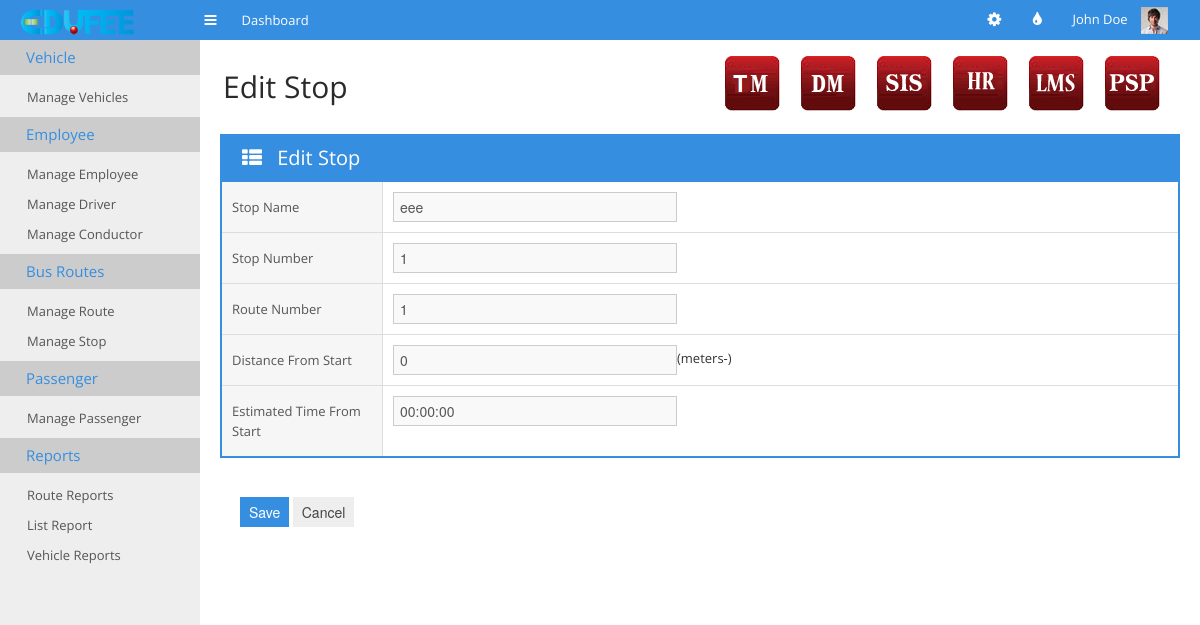
The app's page /tm-edit-stop.php?id=1 with its own data.
### tables this page shows
CREATE TABLE IF NOT EXISTS `tm_bus_stop` (
  `institute_id` int(11) NOT NULL,
  `name` text,
  `id` int(11) NOT NULL,
  `route` int(11) DEFAULT NULL,
  `distance` bigint(20) DEFAULT NULL,
  `estimated_time` time DEFAULT NULL,
  KEY `id` (`id`)
);

### tm-edit-stop.php (the view, shortened to what this page needs)
<?php
require_once "datas.php";
$dbconnection = connectSQL($dbdetails);
if(mysqli_connect_errno())
{
    echo "db_connection_fail";
}
else {
    if (isset($_GET['id'])) {
        $id = $_GET['id'];
        $query = "select * from tm_bus_stop where id=" . $id ."  limit 1";
        if ($result=$dbconnection->query($query)){
            if($result->num_rows==1) {
                $row = $result->fetch_array();
                ?>
<!doctype html>
<html>
<head>
    <link rel="stylesheet" href="css/bootstrap.min.css">
    <link rel="stylesheet" href="css/bootstrap-responsive.min.css">
    <link rel="stylesheet" href="css/plugins/jquery-ui/smoothness/jquery-ui.css">
    <link rel="stylesheet" href="css/plugins/jquery-ui/smoothness/jquery.ui.theme.css">
    <link rel="stylesheet" href="css/style.css">
    <link rel="stylesheet" href="css/themes.css">
</head>
<body>
<div id="navigation">
    <div class="container-fluid">
        <a href="#" id="brand"></a>
        <a href="#" class="toggle-nav" rel="tooltip" data-placement="bottom" title="Toggle navigation"><i class="icon-reorder"></i></a>
        <ul class='main-nav'>
            <li>
                <a href="index.html">
                    <span>Dashboard</span>
                </a>
            </li>
        </ul>
        <div class="user">
            <ul class="icon-nav">
                <li class="dropdown sett">
                    <a href="#" class='dropdown-toggle' data-toggle="dropdown"><i class="icon-cog"></i></a>
                </li>
                <li class='dropdown colo'>
                    <a href="#" class='dropdown-toggle' data-toggle="dropdown"><i class="icon-tint"></i></a>
                </li>
            </ul>
            <div class="dropdown">
                <a href="#" class='dropdown-toggle' data-toggle="dropdown">John Doe <img src="img/demo/user-avatar.jpg" alt=""></a>
            </div>
        </div>
    </div>
</div>
<div class="container-fluid" id="content">
    <?php
    require_once "cms.php";
    ?>
    <div id="main">
        <div class="container-fluid">
            <div class="page-header">
                <div class="pull-left">
                    <h1>Edit Stop</h1>
                </div>
                <div class="pull-right">
                    <ul class="minitiles" style="display:inline !important;">
                        <li><a href="tm_main.html"><img src="img/tm_icon.png" alt=""></a></li>
                        <li><a href="http://www.edufee.com/subscribe_donation/"><img src="img/dm_icon.png" alt=""></a></li>
                        <li> <a href="http://www.edufee.com/SIS/home/"><img src="img/sis_icon.png" alt="" style="border:none;" border="0"/></a> </li>
                        <li><a href="http://www.edufee.com/hrm/symfony/web/index.php/admin/LandingPage"><img src="img/hr_icon.png" alt=""></a></li>
                        <li> <a href="http://www.edufee.com/openbiblio/catalog/home.php"><img src="img/lms_icon.png" alt="" style="border:none;" border="0"/></a> </li>
                        <li><a href="http://www.edufee.com/psp_dashboard/psp"><img src="img/psp_icon.png" alt="" border="0"/>
                            </a></li>
                    </ul>
                </div>
            </div>
        </div>
        <div class="container-fluid">
            <div class="box box-bordered box-color">
                <div class="box-title">
                    <h3><i class="icon-th-list"></i> Edit Stop</h3>
                </div>
                <div class="box-content nopadding">
                    <form  name="main-form" action="tm-edit-stop-submit.php" method="POST" class='form-horizontal form-bordered' >
                        <div class="control-group">
                            <label for="name" class="control-label">Stop Name</label>
                            <div class="controls">
                                <input type="text" name="name" id="textfield" placeholder="" class="input-xlarge"
                                       value="<?php echo $row['name'] ?>">
                            </div>
                        </div>
                        <div class="control-group">
                            <label for="number" class="control-label">Stop Number</label>
                            <div class="controls">
                                <input type="text" name="number" id="textfield" placeholder="" class="input-xlarge"
                                       readonly value="<?php echo $row['id'] ?>">
                            </div>
                        </div>
                        <div class="control-group">
                            <label for="routenumber" class="control-label">Route Number</label>
                            <div class="controls">
                                <input type="text" name="routenumber" id="textfield" placeholder="" class="input-xlarge"
                                       value="<?php echo $row['route'] ?>">
                            </div>
                        </div>
                        <div class="control-group">
                            <label for="distance" class="control-label">Distance From Start</label>
                            <div class="controls">
                                <input type="text" name="distance" id="textfield" placeholder="" class="input-xlarge"
                                       value="<?php echo $row['distance'] ?>">(meters-)
                            </div>
                        </div>
                        <div class="control-group">
                            <label for="eta" class="control-label">Estimated Time From Start</label>
                            <div class="controls">
                                <input type="text" name="eta" id="textfield" placeholder="" class="input-xlarge"
                                       value="<?php echo $row['estimated_time'] ?>">
                            </div>
                        </div>
                </div>
                <div class="form-actions">
                    <button  type="submit" class="btn btn-primary">Save</button>
                    <a href="tm-manage-stop.php">
                        <button type="button" class="btn" >Cancel</button>
                    </a>
                </div>
            </div>
        </div>
    </div>
</div>
</body>
</html>
            <?php
            }
        }else{
            echo $dbconnection->error;
        }
    }
}
?>

### records on screen
tm_bus_stop: name "eee", number "1", routenumber "1", distance "0", eta "00:00:00"
